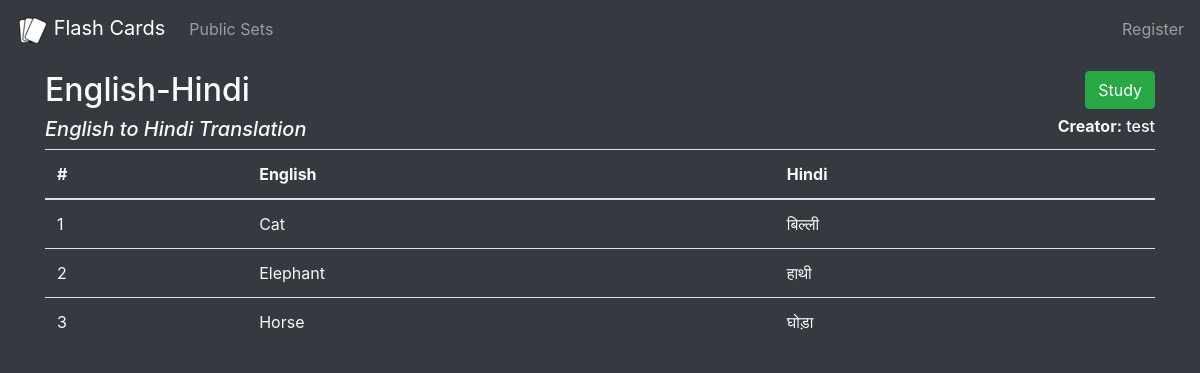
The page /set/1 on the database its author committed.
### models.py (models this page shows, shortened)
class Set_SQL(db.Model):
    __tablename__ = 'sets'
    set_id = db.Column(db.INTEGER(), primary_key=True)
    name = db.Column(db.String(255), nullable=False)
    description = db.Column(db.String(500))
    user_id = db.Column(db.ForeignKey('users.id'), nullable=False)
    public = db.Column(db.Boolean, nullable=False)
    user = db.relationship('User')

class User(UserMixin, db.Model):
    __tablename__ = 'users'
    id = db.Column(db.Integer, primary_key=True)
    name = db.Column(db.String(100), nullable=False, unique=False)
    email = db.Column(db.String(40), unique=True, nullable=False)
    password = db.Column(db.String(200), primary_key=False, unique=False, nullable=False)
    created_on = db.Column(db.String(100), index=False, unique=False, nullable=True)
    last_login = db.Column(db.String(100), index=False, unique=False, nullable=True)
    avatar = db.Column(db.String(200), unique=False, nullable=True)
    bio = db.Column(db.String(500), unique=False, nullable=True)

class Side_SQL(db.Model):
    __tablename__ = 'sides'
    __table_args__ = {'extend_existing': True}
    side_id = db.Column(db.INTEGER(), primary_key=True)
    set_id = db.Column(db.ForeignKey('sets.set_id'), nullable=False, index=True)
    name = db.Column(db.String(255))
    side_order = db.Column(db.INTEGER())
    set = db.relationship('Set_SQL')

class Cell_SQL(db.Model):
    __tablename__ = 'cells'
    __table_args__ = {'extend_existing': True}
    cell_id = db.Column(db.INTEGER(), primary_key=True)
    card_id = db.Column(db.ForeignKey('cards.card_ID', ondelete="CASCADE"), nullable=False, index=True)
    side_id = db.Column(db.ForeignKey('sides.side_id', ondelete="CASCADE"), nullable=False, index=True)
    info = db.Column(db.String(1000))
    card = db.relationship('Card_SQL', cascade="delete")
    side = db.relationship('Side_SQL', cascade="delete")

### views/set.py (the view)
@set_blueprint.route('/<int:set_id>')
def set(set_id):
    set = get_set(set_id)
    if not set:
        return render_template('not_found.html')
    if current_user.is_authenticated and set.user == current_user.id:
        set_info = set.get_card_info()
        return render_template('set.html', set=set, set_info=set_info, view_only=False, user=current_user)
    elif set.public:
        user = User.query.filter_by(id=set.user).one()
        set_info = set.get_card_info()
        return render_template('set.html', set=set, set_info=set_info, view_only=True, user=user)
    else:
        flash("You are not authorized to view this set!", "error")
        return redirect(url_for('home.home'))

### flashcard.py (called while the page is built)
    def num_cards(self):
        return len(self.cards)

    def get_side_names(self):
        side_names = ['#']
        for id_num in self.sides:
            side_names.append(self.sides[id_num][1])
        return side_names

    def get_card_info(self):
        cards_info = []
        for i in range(len(self.cards)):
            card_info = [i+1] + self.cards[i].get_info(self.sides)
            cards_info.append(card_info)
        return cards_info  # 2D array of card info

    def get_info(self, sides):  # returns an array of the card's cell info in the order of the sides
        info = []
        for side in sides:
            cell_info = self.cells.get(side)
            if cell_info is not None:
                info.append(cell_info[0])
        return info

### queries.py (called while the page is built)
def query_cells(card_id):  # returns a dictionary of cells {side_id: [info, card_id]} for a given card_id
    records = db.session.query(Cell_SQL).filter_by(card_id=card_id).all()
    cells = {}
    for record in records:
        cells[record.side_id] = [record.info, record.card_id]
    return cells

def query_cards(id):  # returns an array of Card objects for a given set_id
    records = db.session.query(Card_SQL).filter_by(set_id=id).all()
    cards = []
    for record in records:
        card = Card(record.card_ID, record.card_order, query_cells(record.card_ID), record.set_id)
        cards.append(card)
    return cards

def query_sides(set_id):  # returns a dictionary of {id_name: [order, name, set_id]} for a given set_id
    records = db.session.query(Side_SQL).filter_by(set_id=set_id).all()
    sides = {}
    for record in records:
        sides[record.side_id] = [record.side_order, record.name, record.set_id]
    return sides

def get_set(set_id):  # builds a Set object for a given set_id
    try:
        record = db.session.query(Set_SQL).filter_by(set_id=set_id).one()
        user = db.session.query(User).filter_by(id=record.user_id).one()
        set = Set(record.set_id, record.name, record.description, query_sides(record.set_id), query_cards(record.set_id), record.user_id, record.public)
        return set
    except:
        return None

### templates/set.html (shortened to what this page needs)
{% extends "base.html" %}
{% block head %}
    {{ super() }}
{% endblock %}
{% block body %}
    <div class="row">
        <div class="col-lg-8">
            <h2>{{set.name}}</h2>
        </div>
        <div class="col-sm text-right">
            {% if view_only %}
                <a href="{{url_for('set.study',set_id=set.id_num)}}"><button type="button" class="btn btn-success">Study</button></a>
            {% endif %}
        </div>
    </div>
    <div>
       <h5 class="float-left"><em>{{ set.description }}</em></h5>
       <h6 class="float-right"><strong>Creator:</strong> {{ user.name }}</h6>
    </div>
    <table class="table text-light">
        <thead>
            <tr>
            {% for side in set.get_side_names() %}
                <th>{{side}}</th>
            {% endfor %}
            </tr>
        </thead>
        <tbody>
            {% for i in range(set.num_cards()) %}
                <tr>
                    {% for column in set_info[i] %}
                        <td>{{column}}</td>
                    {% endfor %}
                </tr>
            {% endfor %}
        </tbody>
    </table>
{% endblock %}

### rows shown on the page
Set_SQL: name "English-Hindi", description "English to Hindi Translation"
User: name "test"
Side_SQL: name "English"
Side_SQL: name "Hindi"
Cell_SQL: info "Cat"
Cell_SQL: info "बिल्ली"
Cell_SQL: info "Elephant"
Cell_SQL: info "हाथी"
Cell_SQL: info "Horse"
Cell_SQL: info "घोड़ा"

### other values the page prints
{{ side }} "#"
{{ column }} "1" "2" "3"
